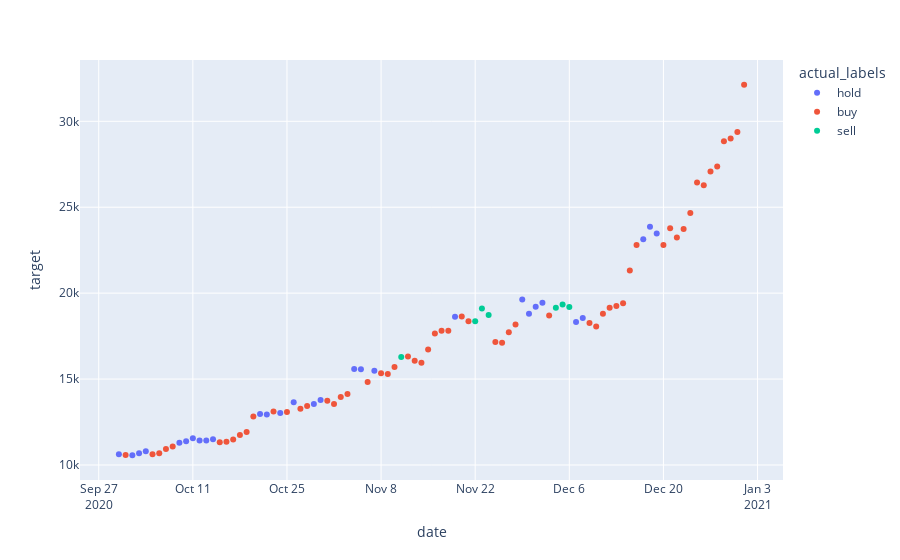

Write notebook code for a chart like this one.
### Code cell
px.scatter(simulation_df, x=simulation_df.index, y='target', color='actual_labels')

### Figure 1 — Plotly figure (JSON) as saved in the notebook; plotly's stock layout.template omitted (floating-point values rounded to 4 significant figures)
{"data": [{"hovertemplate": "actual_labels=hold<br>date=%{x}<br>target=%{y}<extra></extra>", "legendgroup": "hold", "marker": {"color": "#636efa", "symbol": "circle"}, "mode": "markers", "name": "hold", "orientation": "v", "showlegend": true, "type": "scatter", "x": ["2020-09-30", "2020-10-02", "2020-10-03", "2020-10-04", "2020-10-09", "2020-10-10", "2020-10-11", "2020-10-12", "2020-10-13", "2020-10-14", "2020-10-21", "2020-10-22", "2020-10-24", "2020-10-26", "2020-10-29", "2020-10-30", "2020-11-04", "2020-11-05", "2020-11-07", "2020-11-19", "2020-11-29", "2020-11-30", "2020-12-01", "2020-12-02", "2020-12-07", "2020-12-08", "2020-12-17", "2020-12-18", "2020-12-19"], "xaxis": "x", "y": [10620.0, 10570.0, 10680.0, 10800.0, 11300.0, 11380.0, 11560.0, 11430.0, 11430.0, 11500.0, 12970.0, 12930.0, 13030.0, 13650.0, 13550.0, 13780.0, 15580.0, 15570.0, 15480.0, 18620.0, 19630.0, 18800.0, 19200.0, 19450.0, 18320.0, 18550.0, 23140.0, 23870.0, 23480.0], "yaxis": "y"}, {"hovertemplate": "actual_labels=buy<br>date=%{x}<br>target=%{y}<extra></extra>", "legendgroup": "buy", "marker": {"color": "#EF553B", "symbol": "circle"}, "mode": "markers", "name": "buy", "orientation": "v", "showlegend": true, "type": "scatter", "x": ["2020-10-01", "2020-10-05", "2020-10-06", "2020-10-07", "2020-10-08", "2020-10-15", "2020-10-16", "2020-10-17", "2020-10-18", "2020-10-19", "2020-10-20", "2020-10-23", "2020-10-25", "2020-10-27", "2020-10-28", "2020-10-31", "2020-11-01", "2020-11-02", "2020-11-03", "2020-11-06", "2020-11-08", "2020-11-09", "2020-11-10", "2020-11-12", "2020-11-13", "2020-11-14", "2020-11-15", "2020-11-16", "2020-11-17", "2020-11-18", "2020-11-20", "2020-11-21", "2020-11-25", "2020-11-26", "2020-11-27", "2020-11-28", "2020-12-03", "2020-12-09", "2020-12-10", "2020-12-11", "2020-12-12", "2020-12-13", "2020-12-14", "2020-12-15", "2020-12-16", "2020-12-20", "2020-12-21", "2020-12-22", "2020-12-23", "2020-12-24", "2020-12-25", "2020-12-26", "2020-12-27", "2020-12-28", "2020-12-29", "2020-12-30", "2020-12-31", "2021-01-01"], "xaxis": "x", "y": [10590.0, 10620.0, 10680.0, 10920.0, 11080.0, 11320.0, 11360.0, 11480.0, 11740.0, 11920.0, 12820.0, 13110.0, 13080.0, 13270.0, 13440.0, 13740.0, 13550.0, 13950.0, 14130.0, 14830.0, 15330.0, 15290.0, 15700.0, 16320.0, 16070.0, 15960.0, 16720.0, 17650.0, 17800.0, 17820.0, 18640.0, 18370.0, 17150.0, 17110.0, 17720.0, 18180.0, 18700.0, 18260.0, 18060.0, 18800.0, 19140.0, 19250.0, 19420.0, 21310.0, 22810.0, 22800.0, 23780.0, 23240.0, 23740.0, 24660.0, 26440.0, 26270.0, 27080.0, 27360.0, 28840.0, 29000.0, 29370.0, 32130.0], "yaxis": "y"}, {"hovertemplate": "actual_labels=sell<br>date=%{x}<br>target=%{y}<extra></extra>", "legendgroup": "sell", "marker": {"color": "#00cc96", "symbol": "circle"}, "mode": "markers", "name": "sell", "orientation": "v", "showlegend": true, "type": "scatter", "x": ["2020-11-11", "2020-11-22", "2020-11-23", "2020-11-24", "2020-12-04", "2020-12-05", "2020-12-06"], "xaxis": "x", "y": [16280.0, 18360.0, 19110.0, 18730.0, 19150.0, 19350.0, 19190.0], "yaxis": "y"}], "layout": {"autosize": true, "legend": {"title": {"text": "actual_labels"}, "tracegroupgap": 0}, "margin": {"t": 60}, "xaxis": {"anchor": "y", "autorange": true, "domain": [0, 1], "range": ["2020-09-24 13:36:29.6907", "2021-01-06 10:23:30.3093"], "title": {"text": "date"}, "type": "date"}, "yaxis": {"anchor": "x", "autorange": true, "domain": [0, 1], "range": [9037.0, 33660.0], "title": {"text": "target"}, "type": "linear"}}}
